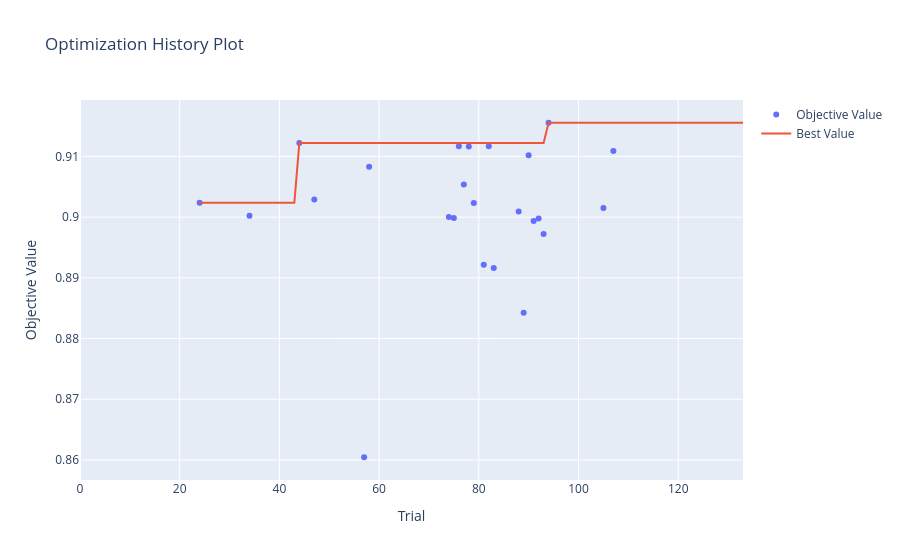

Notebook code cell kept with this figure:
### Code cell
# 1. Plot optimization history
fig_hist = plot_optimization_history(study)
fig_hist.show()

### Figure 1 — Plotly figure (JSON) as saved in the notebook; plotly's stock layout.template omitted (floating-point values rounded to 4 significant figures; data arrays with more than 128 entries replaced by an {"elided": "..."} marker saying what was removed)
{"data": [{"mode": "markers", "name": "Objective Value", "type": "scatter", "x": [24, 34, 44, 47, 57, 58, 74, 75, 76, 77, 78, 79, 81, 82, 83, 88, 89, 90, 91, 92, 93, 94, 105, 107], "y": [0.9024, 0.9002, 0.9122, 0.9029, 0.8604, 0.9083, 0.9, 0.8998, 0.9117, 0.9054, 0.9116, 0.9023, 0.8922, 0.9117, 0.8916, 0.9009, 0.8842, 0.9102, 0.8994, 0.8998, 0.8972, 0.9155, 0.9015, 0.9109]}, {"mode": "lines", "name": "Best Value", "type": "scatter", "x": {"elided": "134 int values"}, "y": {"elided": "134 float values"}}, {"marker": {"color": "#cccccc"}, "mode": "markers", "name": "Infeasible Trial", "showlegend": false, "type": "scatter", "x": [], "y": []}], "layout": {"title": {"text": "Optimization History Plot"}, "xaxis": {"title": {"text": "Trial"}}, "yaxis": {"title": {"text": "Objective Value"}}}}
